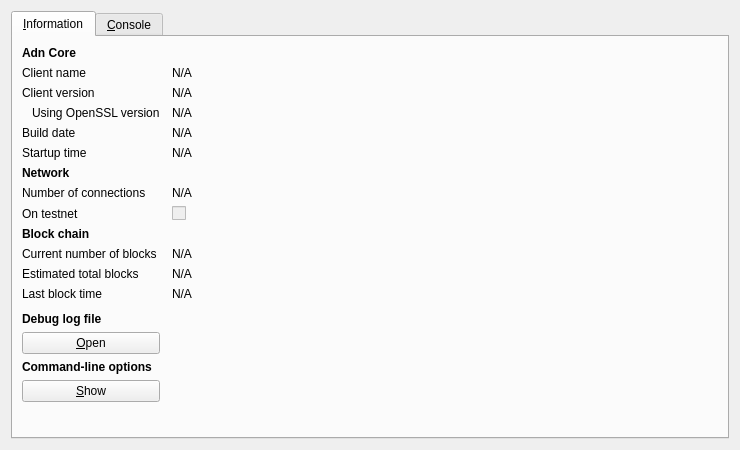
<?xml version="1.0" encoding="UTF-8"?>
<ui version="4.0">
 <class>RPCConsole</class>
 <widget class="QDialog" name="RPCConsole">
  <property name="geometry">
   <rect>
    <x>0</x>
    <y>0</y>
    <width>740</width>
    <height>450</height>
   </rect>
  </property>
  <property name="windowTitle">
   <string>Adn - Debug window</string>
  </property>
  <layout class="QVBoxLayout" name="verticalLayout_2">
   <item>
    <widget class="QTabWidget" name="tabWidget">
     <property name="currentIndex">
      <number>0</number>
     </property>
     <widget class="QWidget" name="tab_info">
      <attribute name="title">
       <string>&amp;Information</string>
      </attribute>
      <layout class="QGridLayout" name="gridLayout" columnstretch="0,1">
       <property name="horizontalSpacing">
        <number>12</number>
       </property>
       <item row="0" column="0">
        <widget class="QLabel" name="label_9">
         <property name="font">
          <font>
           <weight>75</weight>
           <bold>true</bold>
          </font>
         </property>
         <property name="text">
          <string>Adn Core</string>
         </property>
        </widget>
       </item>
       <item row="1" column="0">
        <widget class="QLabel" name="label_5">
         <property name="text">
          <string>Client name</string>
         </property>
        </widget>
       </item>
       <item row="1" column="1">
        <widget class="QLabel" name="clientName">
         <property name="cursor">
          <cursorShape>IBeamCursor</cursorShape>
         </property>
         <property name="text">
          <string>N/A</string>
         </property>
         <property name="textFormat">
          <enum>Qt::PlainText</enum>
         </property>
         <property name="textInteractionFlags">
          <set>Qt::LinksAccessibleByMouse|Qt::TextSelectableByKeyboard|Qt::TextSelectableByMouse</set>
         </property>
        </widget>
       </item>
       <item row="2" column="0">
        <widget class="QLabel" name="label_6">
         <property name="text">
          <string>Client version</string>
         </property>
        </widget>
       </item>
       <item row="2" column="1">
        <widget class="QLabel" name="clientVersion">
         <property name="cursor">
          <cursorShape>IBeamCursor</cursorShape>
         </property>
         <property name="text">
          <string>N/A</string>
         </property>
         <property name="textFormat">
          <enum>Qt::PlainText</enum>
         </property>
         <property name="textInteractionFlags">
          <set>Qt::LinksAccessibleByMouse|Qt::TextSelectableByKeyboard|Qt::TextSelectableByMouse</set>
         </property>
        </widget>
       </item>
       <item row="3" column="0">
        <widget class="QLabel" name="label_14">
         <property name="text">
          <string>Using OpenSSL version</string>
         </property>
         <property name="indent">
          <number>10</number>
         </property>
        </widget>
       </item>
       <item row="3" column="1">
        <widget class="QLabel" name="openSSLVersion">
         <property name="cursor">
          <cursorShape>IBeamCursor</cursorShape>
         </property>
         <property name="text">
          <string>N/A</string>
         </property>
         <property name="textFormat">
          <enum>Qt::PlainText</enum>
         </property>
         <property name="textInteractionFlags">
          <set>Qt::LinksAccessibleByMouse|Qt::TextSelectableByKeyboard|Qt::TextSelectableByMouse</set>
         </property>
        </widget>
       </item>
       <item row="4" column="0">
        <widget class="QLabel" name="label_12">
         <property name="text">
          <string>Build date</string>
         </property>
        </widget>
       </item>
       <item row="4" column="1">
        <widget class="QLabel" name="buildDate">
         <property name="cursor">
          <cursorShape>IBeamCursor</cursorShape>
         </property>
         <property name="text">
          <string>N/A</string>
         </property>
         <property name="textFormat">
          <enum>Qt::PlainText</enum>
         </property>
         <property name="textInteractionFlags">
          <set>Qt::LinksAccessibleByMouse|Qt::TextSelectableByKeyboard|Qt::TextSelectableByMouse</set>
         </property>
        </widget>
       </item>
       <item row="5" column="0">
        <widget class="QLabel" name="label_13">
         <property name="text">
          <string>Startup time</string>
         </property>
        </widget>
       </item>
       <item row="5" column="1">
        <widget class="QLabel" name="startupTime">
         <property name="cursor">
          <cursorShape>IBeamCursor</cursorShape>
         </property>
         <property name="text">
          <string>N/A</string>
         </property>
         <property name="textFormat">
          <enum>Qt::PlainText</enum>
         </property>
         <property name="textInteractionFlags">
          <set>Qt::LinksAccessibleByMouse|Qt::TextSelectableByKeyboard|Qt::TextSelectableByMouse</set>
         </property>
        </widget>
       </item>
       <item row="6" column="0">
        <widget class="QLabel" name="label_11">
         <property name="font">
          <font>
           <weight>75</weight>
           <bold>true</bold>
          </font>
         </property>
         <property name="text">
          <string>Network</string>
         </property>
        </widget>
       </item>
       <item row="7" column="0">
        <widget class="QLabel" name="label_7">
         <property name="text">
          <string>Number of connections</string>
         </property>
        </widget>
       </item>
       <item row="7" column="1">
        <widget class="QLabel" name="numberOfConnections">
         <property name="cursor">
          <cursorShape>IBeamCursor</cursorShape>
         </property>
         <property name="text">
          <string>N/A</string>
         </property>
         <property name="textFormat">
          <enum>Qt::PlainText</enum>
         </property>
         <property name="textInteractionFlags">
          <set>Qt::LinksAccessibleByMouse|Qt::TextSelectableByKeyboard|Qt::TextSelectableByMouse</set>
         </property>
        </widget>
       </item>
       <item row="8" column="0">
        <widget class="QLabel" name="label_8">
         <property name="text">
          <string>On testnet</string>
         </property>
        </widget>
       </item>
       <item row="8" column="1">
        <widget class="QCheckBox" name="isTestNet">
         <property name="enabled">
          <bool>false</bool>
         </property>
         <property name="text">
          <string/>
         </property>
        </widget>
       </item>
       <item row="9" column="0">
        <widget class="QLabel" name="label_10">
         <property name="font">
          <font>
           <weight>75</weight>
           <bold>true</bold>
          </font>
         </property>
         <property name="text">
          <string>Block chain</string>
         </property>
        </widget>
       </item>
       <item row="10" column="0">
        <widget class="QLabel" name="label_3">
         <property name="text">
          <string>Current number of blocks</string>
         </property>
        </widget>
       </item>
       <item row="10" column="1">
        <widget class="QLabel" name="numberOfBlocks">
         <property name="cursor">
          <cursorShape>IBeamCursor</cursorShape>
         </property>
         <property name="text">
          <string>N/A</string>
         </property>
         <property name="textFormat">
          <enum>Qt::PlainText</enum>
         </property>
         <property name="textInteractionFlags">
          <set>Qt::LinksAccessibleByMouse|Qt::TextSelectableByKeyboard|Qt::TextSelectableByMouse</set>
         </property>
        </widget>
       </item>
       <item row="11" column="0">
        <widget class="QLabel" name="label_4">
         <property name="text">
          <string>Estimated total blocks</string>
         </property>
        </widget>
       </item>
       <item row="11" column="1">
        <widget class="QLabel" name="totalBlocks">
         <property name="cursor">
          <cursorShape>IBeamCursor</cursorShape>
         </property>
         <property name="text">
          <string>N/A</string>
         </property>
         <property name="textFormat">
          <enum>Qt::PlainText</enum>
         </property>
         <property name="textInteractionFlags">
          <set>Qt::LinksAccessibleByMouse|Qt::TextSelectableByKeyboard|Qt::TextSelectableByMouse</set>
         </property>
        </widget>
       </item>
       <item row="12" column="0">
        <widget class="QLabel" name="label_2">
         <property name="text">
          <string>Last block time</string>
         </property>
        </widget>
       </item>
       <item row="12" column="1">
        <widget class="QLabel" name="lastBlockTime">
         <property name="cursor">
          <cursorShape>IBeamCursor</cursorShape>
         </property>
         <property name="text">
          <string>N/A</string>
         </property>
         <property name="textFormat">
          <enum>Qt::PlainText</enum>
         </property>
         <property name="textInteractionFlags">
          <set>Qt::LinksAccessibleByMouse|Qt::TextSelectableByKeyboard|Qt::TextSelectableByMouse</set>
         </property>
        </widget>
       </item>
       <item row="13" column="0">
        <spacer name="verticalSpacer_2">
         <property name="orientation">
          <enum>Qt::Vertical</enum>
         </property>
         <property name="sizeHint" stdset="0">
          <size>
           <width>20</width>
           <height>20</height>
          </size>
         </property>
        </spacer>
       </item>
       <item row="14" column="0">
        <widget class="QLabel" name="labelDebugLogfile">
         <property name="font">
          <font>
           <weight>75</weight>
           <bold>true</bold>
          </font>
         </property>
         <property name="text">
          <string>Debug log file</string>
         </property>
        </widget>
       </item>
       <item row="15" column="0">
        <widget class="QPushButton" name="openDebugLogfileButton">
         <property name="toolTip">
          <string>Open the Adn debug log file from the current data directory. This can take a few seconds for large log files.</string>
         </property>
         <property name="text">
          <string>&amp;Open</string>
         </property>
         <property name="autoDefault">
          <bool>false</bool>
         </property>
        </widget>
       </item>
       <item row="16" column="0">
        <widget class="QLabel" name="labelCLOptions">
         <property name="font">
          <font>
           <weight>75</weight>
           <bold>true</bold>
          </font>
         </property>
         <property name="text">
          <string>Command-line options</string>
         </property>
        </widget>
       </item>
       <item row="17" column="0">
        <widget class="QPushButton" name="showCLOptionsButton">
         <property name="toolTip">
          <string>Show the Adn-Qt help message to get a list with possible Adn command-line options.</string>
         </property>
         <property name="text">
          <string>&amp;Show</string>
         </property>
         <property name="autoDefault">
          <bool>false</bool>
         </property>
        </widget>
       </item>
       <item row="18" column="0">
        <spacer name="verticalSpacer">
         <property name="orientation">
          <enum>Qt::Vertical</enum>
         </property>
         <property name="sizeHint" stdset="0">
          <size>
           <width>20</width>
           <height>40</height>
          </size>
         </property>
        </spacer>
       </item>
      </layout>
     </widget>
     <widget class="QWidget" name="tab_console">
      <attribute name="title">
       <string>&amp;Console</string>
      </attribute>
      <layout class="QVBoxLayout" name="verticalLayout_3">
       <property name="spacing">
        <number>3</number>
       </property>
       <item>
        <widget class="QTextEdit" name="messagesWidget">
         <property name="minimumSize">
          <size>
           <width>0</width>
           <height>100</height>
          </size>
         </property>
         <property name="readOnly">
          <bool>true</bool>
         </property>
         <property name="tabKeyNavigation" stdset="0">
          <bool>false</bool>
         </property>
         <property name="columnCount" stdset="0">
          <number>2</number>
         </property>
        </widget>
       </item>
       <item>
        <layout class="QHBoxLayout" name="horizontalLayout">
         <property name="spacing">
          <number>3</number>
         </property>
         <item>
          <widget class="QLabel" name="label">
           <property name="text">
            <string notr="true">&gt;</string>
           </property>
          </widget>
         </item>
         <item>
          <widget class="QLineEdit" name="lineEdit"/>
         </item>
         <item>
          <widget class="QPushButton" name="clearButton">
           <property name="maximumSize">
            <size>
             <width>24</width>
             <height>24</height>
            </size>
           </property>
           <property name="toolTip">
            <string>Clear console</string>
           </property>
           <property name="text">
            <string/>
           </property>
           <property name="icon">
            <iconset resource="../bitcoin.qrc">
             <normaloff>:/icons/remove</normaloff>:/icons/remove</iconset>
           </property>
           <property name="shortcut">
            <string notr="true">Ctrl+L</string>
           </property>
           <property name="autoDefault">
            <bool>false</bool>
           </property>
          </widget>
         </item>
        </layout>
       </item>
      </layout>
     </widget>
    </widget>
   </item>
  </layout>
 </widget>
 <resources>
  <include location="../bitcoin.qrc"/>
 </resources>
 <connections/>
</ui>
